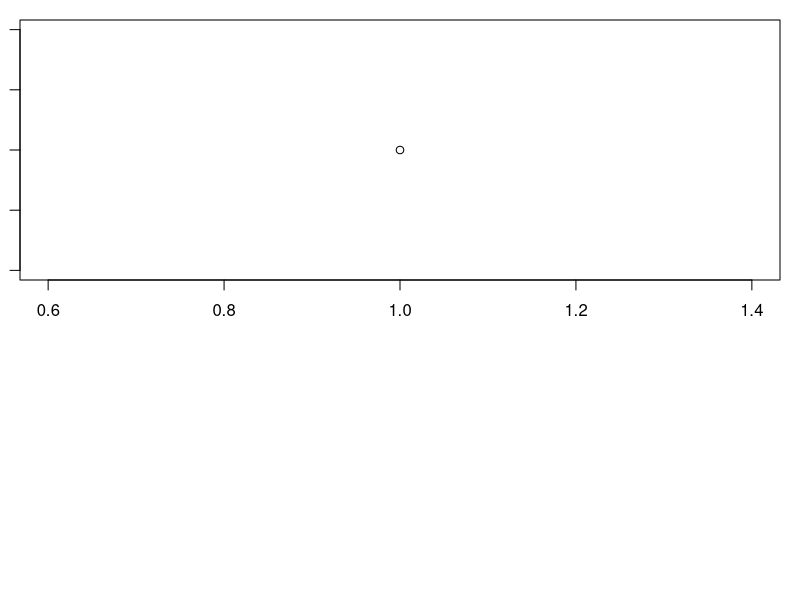

Generate this figure with R: (Note: this script raises an error after producing the figure.)
library(grid)
library(ggplot2)

par(mfrow=c(2, 1), mar=c(1,1,1,1))
plot(1,1)

plot.new()

vps <- baseViewports()
pushViewport(vps$figure) ##   I am in the space of the autocorrelation plot
vp1 <-plotViewport(c(1,1,1,1)) ## create new vp with margins, you play with this values 

p <- ggplot(data.frame(x=1,y=1)) + geom_point() + aes(x,y)

print(p,vp = vp1)        ## suggested by @bpatiste

#########
##########################
#########

par(mfrow=c(2, 1), mar=c(1,1,1,1))

plot.new()

vps <- baseViewports()
pushViewport(vps$figure) ##   I am in the space of the autocorrelation plot
vp1 <-plotViewport(c(1,1,1,1)) ## create new vp with margins, you play with this values 

p <- ggplot(data.frame(x=1,y=1)) + geom_point() + aes(x,y)

print(p,vp = vp1)        ## suggested by @bpatiste

plot(1,1)
